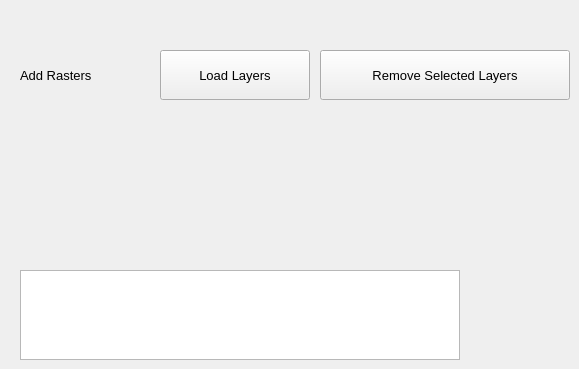
            <widget class="QWidget" name="rasters_trial">
                  <widget class="QLabel" name="lb_add_raster">
                        <property name="geometry">
                              <rect>
                                    <x>20</x>
                                    <y>50</y>
                                    <width>200</width>
                                    <height>50</height>
                              </rect>
                        </property>
                        <property name="font">
                              <font>
                                    <pointsize>10</pointsize>
                              </font>
                        </property>
                        <property name="text">
                              <string>Add Rasters</string>
                        </property>
                  </widget>
                  <widget class="QListWidget" name="lw_show_added_rasters">
                        <property name="geometry">
                              <rect>
                                    <x>20</x>
                                    <y>270</y>
                                    <width>440</width>
                                    <height>90</height>
                              </rect>
                        </property>
                        <property name="font">
                              <font>
                                    <family>MS Shell Dlg 2</family>
                                    <pointsize>10</pointsize>
                              </font>
                        </property>
                        <property name="sizeAdjustPolicy">
                              <enum>QAbstractScrollArea::AdjustToContents</enum>
                        </property>
                        <property name="isWrapping" stdset="0">
                              <bool>false</bool>
                        </property>
                        <property name="modelColumn">
                              <number>0</number>
                        </property>
                        <property name="currentRow">
                              <number>-1</number>
                        </property>
                        <property name="sortingEnabled">
                              <bool>false</bool>
                        </property>
                  </widget>
                  <widget class="QPushButton" name="pb_add_rasters">
                        <property name="geometry">
                              <rect>
                                    <x>160</x>
                                    <y>50</y>
                                    <width>150</width>
                                    <height>50</height>
                              </rect>
                        </property>
                        <property name="font">
                              <font>
                                    <pointsize>10</pointsize>
                              </font>
                        </property>
                        <property name="text">
                              <string>Load Layers</string>
                        </property>
                  </widget>
                  <widget class="QPushButton" name="pb_remove_rasters">
                        <property name="geometry">
                              <rect>
                                    <x>320</x>
                                    <y>50</y>
                                    <width>250</width>
                                    <height>50</height>
                              </rect>
                        </property>
                        <property name="font">
                              <font>
                                    <pointsize>10</pointsize>
                              </font>
                        </property>
                        <property name="text">
                              <string>Remove Selected Layers</string>
                        </property>
                  </widget>
            </widget>
